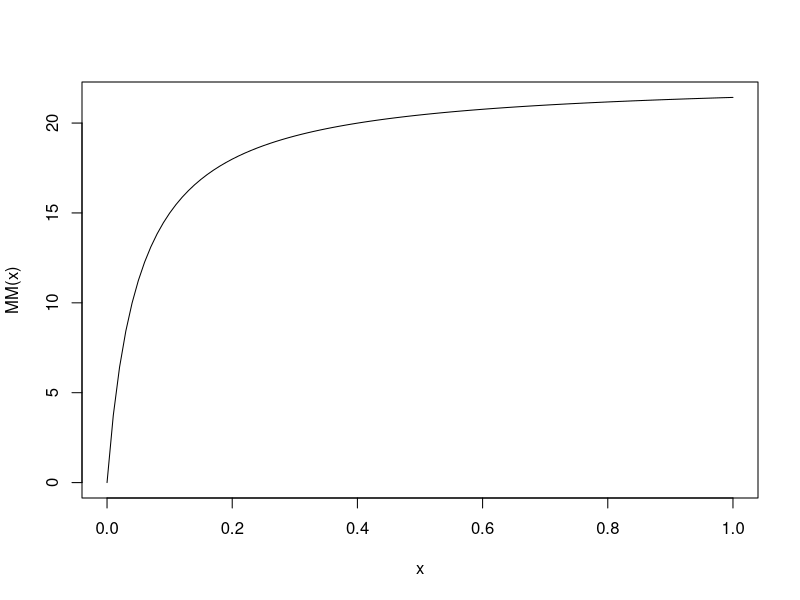

This figure's R source: (Note: this script raises an error after producing the figure.)
# 
V <- 2.5 # [gC gC^-1 d^-1]
K <- 0.05 # [gC cm_H2O^-3]
x <- 0.02 # [gC cm_H2O^-3]
E <- 0.0001 # [gC cm_H2O^-3]
theta_s <- 0.3 # [m^3 m^-3]
theta <- theta_s * 0.3 # [m_H2O^3]
cm3 <- 1000000

MM <- function(x) {V*x*E/(K+x+E) * 90000} # * (theta*cm3)}

curve(MM, from=0, to=1)

0.00672 * exp(-47000/8.3144*(1/290-1/293.15))

out.month <- aggregate(model.out, by=list(x=ceiling(model.out[,1]/30)), FUN=mean)


##### Sorption kinetics
# Mayes 2012
# Ultisols
Qmax <- 1800 # mg kg-1
k    <- 0.091 # L mg-1
DOC  <- seq(0 ,100, 1)
DOCs <-  k * Qmax * DOC / (1 + k * DOC)
plot(DOCs ~ DOC)

K <- 1/k
DOCs2 <- Qmax * DOC / (K + DOC)

DOCt <- DOC / 1000 * 1000  # from mg L-1 to g m-3 (divide for g, multiply for m-3, multiple by water content)
Kt   <- (1/k) / 1000 * 1000
DOCst <-  Qmax * DOCt / (Kt + DOCt)
plot(DOCst ~ DOCt)

2077 * 325 / (11 + 325)

### Diffussion -----------------------------------------------------------------
moist<- seq(0,0.5,0.01)
clay <- 0.3
sand <- 0.3
ps <- 0.5
psi_Rth  <- 15000    # [kPa] Threshold water potential for microbial respiration (Manzoni and Katul 2014)
psi_fc   <- 33       # [kPa] Water potential at field capacity
D_0     <- 8.1e-10   # [m s^-1] Diffusivity in water for amino acids after Jones et al. (2005); see also Poll et al. (2006). (Manzoni paper)
dist     <- 10^-4    # [m] characteristic distance between substrate and microbes (Manzoni manus)
b       <- 2.91 + 15.9 * clay # [] b parameter (Campbell 1974) as in Cosby  et al. 1984 - Alternatively: obtain from land model.
psi_sat <- exp(6.5 - 1.3 * sand) / 1000  # [kPa] saturation water potential (Cosby et al. 1984 after converting their data from cm H2O to Pa) - Alternatively: obtain from land model.
Rth     <- ps * (psi_sat / psi_Rth)^(1 / b) # Volumetric moisture threshold for respiration 
D <- D_0 * (ps - Rth)^1.5 * ((moist - Rth)/(ps - Rth))^2.5 # Diffusivity 
h <- D * 6 / dist^2
plot(h~moist)
t=1
plot(1-exp(-h*t) ~ moist, type="l", ylim=c(0,1))
lines(1-exp(-h*10)~ moist, col=2)
lines(1-exp(-h*100)~ moist, col=3)
lines(1-exp(-h*1000)~ moist, col=4)
lines(1-exp(-h*10000)~ moist, col=5)

moist<- seq(0,0.5,0.01)
ps <- 0.5
D_0 <- 8.1e-10 * 60 * 60 * 24   # [m s^-1] Diffusivity in water for amino acids after Jones et al. (2005); see also Poll et al. (2006). (Manzoni paper)
dist <- 10^-4     # [m] characteristic distance between substrate and microbes (Manzoni manus)
Rth <- 0.1288 # Volumetric moisture threshold for respiration
D <- D_0 * (ps - Rth)^1.5 * ((moist - Rth)/(ps - Rth))^2.5 # Diffusivity
h <- D * 6 / dist^2
plot(h~moist)

C1 <- SCb
C2 <- SCm
moi <- seq(0,0.5, 0.01)
F_di2 <- function (x) {
  D <- D_S0 * (ps - Rth)^1.5 * ((x - Rth)/(ps - Rth))^2.5
  F <- D * (C1 - C2) / dist
  ifelse(abs(F) > abs((C1 - C2) / 2), (C1 - C2) / 2, F)
}

### ----------------------------------------------------------------------------
# Inter-particule distance (or nearest neighbor distance)

d <- 0.55396*(169994636739)^(-1/3) 
d <- 10^(-4)
SOM <- 0.04
d <- a * (SOM^(-1/3) - 1)
a <- d / (SOM^(-1/3) - 1)
SOM <- seq(0, 1, 0.001)
plot(0.00005 * (SOM^(-1/3) - 1) ~ SOM)

0.0001 * (0.04^(-1/3) - 1)
